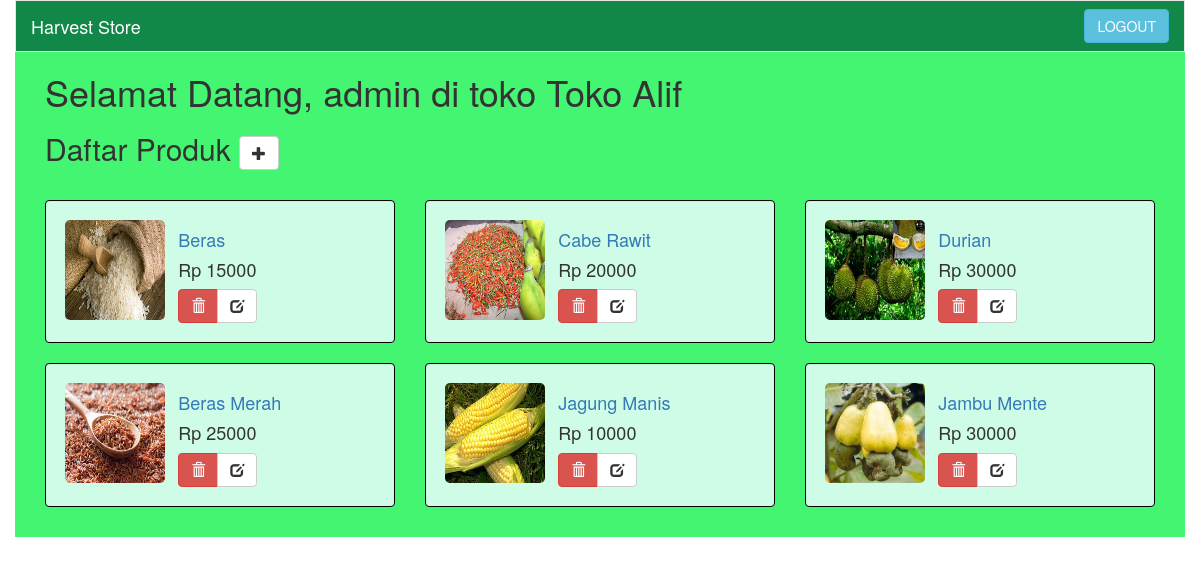
The page /admin/index.php?a_toko=17 (signed in) on the database its author committed.
### tables this page shows
CREATE TABLE `user` (
  `id_user` int(5) NOT NULL,
  `username` varchar(20) DEFAULT NULL,
  `password` varchar(100) DEFAULT NULL,
  `level` int(1) DEFAULT NULL
);

CREATE TABLE `produk` (
  `id_produk` int(5) NOT NULL,
  `nama_produk` varchar(20) DEFAULT NULL,
  `deskripsi_produk` varchar(500) DEFAULT NULL,
  `kategori_produk` varchar(10) DEFAULT NULL,
  `harga_produk` int(10) DEFAULT NULL,
  `id_toko` int(5) DEFAULT NULL,
  `gambar_produk` varchar(100) DEFAULT NULL
);

### controller/C_Toko_admin.php (called while the page is built, shortened)
<?php
include_once "../model/M_Produk.php";
include_once "../model/M_Toko.php";
include_once '../model/M_User.php';
class C_Toko_admin
{
    public $toko, $produk, $user;
    function __construct(){
        $this->produk = new M_Produk();
        $this->toko = new M_Toko();
        $this->user = new M_User();
    }
    function index($id_toko){
        $username = $this->user->getUsername($_SESSION['user']);
        $nama_toko = implode('', $this->toko->getNamatokobyidtoko($id_toko));
        $row = $this->produk->getProduktoko($id_toko);
        include_once "../view/v_toko_admin.php";
    }
}
?>

### model/M_User.php (called while the page is built, shortened)
<?php
class M_User{
    public $db;
    function __construct(){
        $this->db = new PDO('mysql:host=localhost;dbname=hasto;', 'root', '');
    }
    function getUsername($id){
        $query = "select username from user where id_user=:id";
		$stmt = $this->db->prepare($query);
        $stmt->execute(array(':id'=>$id));
        $row = $stmt->fetch(PDO::FETCH_ASSOC);
        return $row['username'];
    }
}
?>

### model/M_Toko.php (called while the page is built, shortened)
<?php
class M_Toko{
    public $db;
    function __construct(){
        $this->db = new PDO('mysql:host=localhost;dbname=hasto;', 'root', '');
    }
    function getNamatokobyidtoko($id_toko)
    {
        $query = "select nama_toko from toko where id_toko=:id";
        $stmt = $this->db->prepare($query);
        $stmt->execute(array(':id'=>$id_toko));
        $nama_toko = $stmt->fetch(PDO::FETCH_ASSOC);
        return $nama_toko;
    }
}
?>

### model/M_Produk.php (called while the page is built, shortened)
<?php
class M_Produk{
    public $db;
    function __construct(){
        $this->db = new PDO('mysql:host=localhost;dbname=hasto;', 'root', '');
    }
    function getProduktoko($id_toko){
        $query = "select id_produk, gambar_produk, nama_produk, harga_produk from produk where id_toko=:id";
        $stmt = $this->db->prepare($query);
        $stmt->execute(array(':id'=>$id_toko));
        return $stmt->fetchAll(PDO::FETCH_ASSOC);
    }
}
?>

### view/v_toko_admin.php (the view, shortened to what this page needs)
<!DOCTYPE html>
<html>
    <head>
        <link rel="stylesheet" href="../asset/css/bootstrap.min.css">
        <link rel="stylesheet" href="../asset/css/custom.css">
    </head>
    <div class="container">
    <?php include_once 'header-member.php'; ?>
    <body>
        <h1 class="filter">Selamat Datang, <?php echo $username; ?> di toko <?php echo $nama_toko; ?></h1>
        <h2 class="filter">Daftar Produk <a class="btn btn-default" href="?a_toko=<?php echo $_GET['a_toko']; ?>&tambah_produk" role="button"><i class="glyphicon glyphicon-plus"></i></a></h2>
        <div class="col-md-12">
            <div class="list-produk">
                <?php
                foreach($row as $produk){
                ?>
                <div class="col-md-4">
                    <div class="well">
                        <div class="row">
                            <div class="col-sm-4">
                                <img class="img-well" src="<?php echo $produk['gambar_produk'] ?>">
                            </div>
                            <div class="col-sm-8">
                                <h4><a href=""><?php echo $produk['nama_produk']; ?></a></h4>
                                <h4>Rp <?php echo $produk['harga_produk'] ?></h4>
                                <div class="btn-group" role="group">
									<button class="btn btn-danger" type="button" data-toggle="modal" data-target=".<?php echo $produk['id_produk']; ?>"><i class="glyphicon glyphicon-trash"></i></button>
									<a class="btn btn-default" href="?a_toko=<?php echo $_GET['a_toko']; ?>&edit_produk=<?php echo $produk['id_produk'];?>"><i class="glyphicon glyphicon-edit"></i></a>
								</div>
                            </div>
                        </div>
                    </div>
                </div>
                <?php } ?>
            </div>
        </div>
    </body>
</html>

### asset/css/custom.css (style rules this page uses)
.filter, .list-produk, .form-login, .btn-login, .produk-detail { margin-top: 20px; }
.filter { margin-left: 30px; }
.img-well { width: 100px; height: 100px; border-radius: 5px; }
.container { padding:0px 0 10px; background: #43f571; overflow: hidden; }

### rows shown on the page
user: username "admin"
produk: gambar_produk (picture), nama_produk "Beras", harga_produk "15000"
produk: gambar_produk (picture), nama_produk "Cabe Rawit", harga_produk "20000"
produk: gambar_produk (picture), nama_produk "Durian", harga_produk "30000"
produk: gambar_produk (picture), nama_produk "Beras Merah", harga_produk "25000"
produk: gambar_produk (picture), nama_produk "Jagung Manis", harga_produk "10000"
produk: gambar_produk (picture), nama_produk "Jambu Mente", harga_produk "30000"

### other values the page prints
$nama_toko "Toko Alif"
